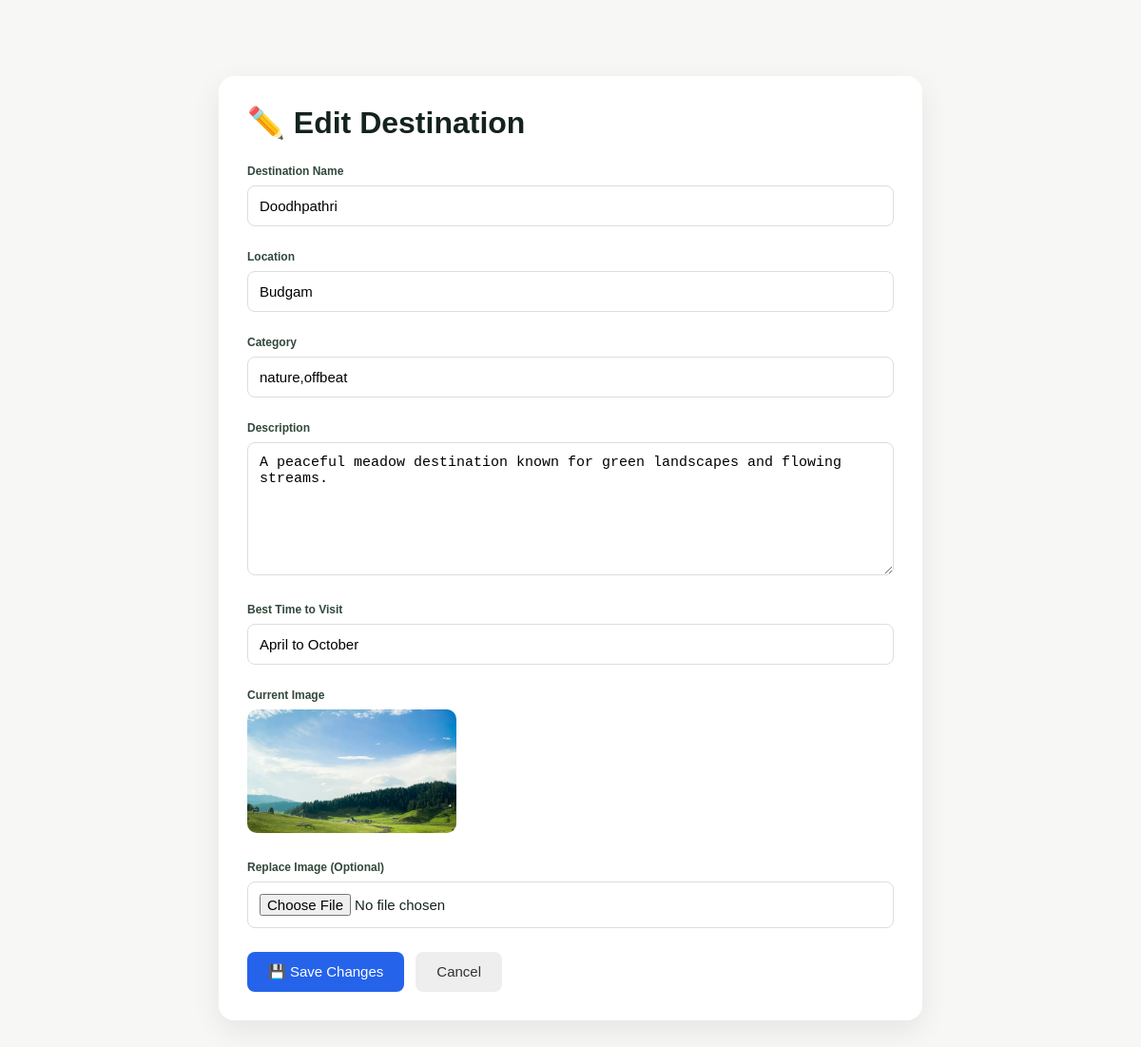
Page /admin/destinations/edit/5 (signed in) on the committed database.
### tables this page shows
CREATE TABLE destinations (

    id INTEGER PRIMARY KEY AUTOINCREMENT,

    name TEXT NOT NULL,

    location TEXT,

    category TEXT,

    description TEXT,

    image TEXT,

    best_time TEXT

);

### app.py (the view, shortened to what this page needs)
@app.route("/admin/destinations/edit/<int:destination_id>", methods=["GET", "POST"])
def edit_destination(destination_id):
    if not session.get("admin_logged_in"):
        return redirect(url_for("admin_login"))
    connection = get_db_connection()
    destination = connection.execute(
        "SELECT * FROM destinations WHERE id = ?",
        (destination_id,)
    ).fetchone()
    if destination is None:
        connection.close()
        return "Destination not found", 404
    connection.close()
    return render_template(
        "edit_destination.html",
        destination=destination
    )

### app.py (called while the page is built)
def get_db_connection():
    connection = sqlite3.connect(DATABASE)
    connection.row_factory = sqlite3.Row
    return connection

### templates/edit_destination.html (shortened to what this page needs)
<!DOCTYPE html>
<html lang="en">
<head>
    <link rel="stylesheet"
          href="{{ url_for('static', filename='css/style.css') }}">
</head>
<body>
<div class="edit-container">
    <div class="edit-card">
        <h1>✏️ Edit Destination</h1>
        <form method="POST"
              enctype="multipart/form-data">
            <div class="form-group">
                <label>Destination Name</label>
                <input
                    type="text"
                    name="name"
                    value="{{ destination['name'] }}"
                    required
                >
            </div>
            <div class="form-group">
                <label>Location</label>
                <input
                    type="text"
                    name="location"
                    value="{{ destination['location'] }}"
                    required
                >
            </div>
            <div class="form-group">
                <label>Category</label>
                <input
                    type="text"
                    name="category"
                    value="{{ destination['category'] }}"
                    required
                >
            </div>
            <div class="form-group">
                <label>Description</label>
                <textarea
                    name="description"
                    required
                >{{ destination['description'] }}</textarea>
            </div>
            <div class="form-group">
                <label>Best Time to Visit</label>
                <input
                    type="text"
                    name="best_time"
                    value="{{ destination['best_time'] }}"
                >
            </div>
            <div class="form-group">
                <label>Current Image</label>
                {% if destination['image'] %}
                <div class="current-image">
                    <img
                        src="{{ url_for(
                            'static',
                            filename='images/' + destination['image']
                        ) }}"
                        alt="{{ destination['name'] }}"
                    >
                </div>
                {% else %}
                <p>No image uploaded.</p>
                {% endif %}
            </div>
            <div class="form-group">
                <label>Replace Image (Optional)</label>
                <input
                    type="file"
                    name="image"
                    accept="image/*"
                >
            </div>
            <div class="button-row">
                <button
                    type="submit"
                    class="save-button"
                >
                    💾 Save Changes
                </button>
                <a
                    href="/admin"
                    class="cancel-button"
                >
                    Cancel
                </a>
            </div>
        </form>
    </div>
</div>
</body>
</html>

### static/css/style.css (style rules this page uses)
* { margin: 0; padding: 0; box-sizing: border-box; }
html { scroll-behavior: smooth; }
body { font-family: "DM Sans", sans-serif; color: #14231d; background: #f7f8f5; }
a { text-decoration: none; color: inherit; }
.form-group { margin-top: 25px; }
.form-group > label { display: block; margin-bottom: 10px; color: #31483b; font-size: 12px; font-weight: 700; }

### templates/edit_destination.html (style rules this page uses)
.edit-container { max-width: 800px; margin: 50px auto; padding: 30px; }
.edit-card { background: white; padding: 30px; border-radius: 16px; box-shadow: 0 10px 30px rgba(0,0,0,0.08); }
.edit-card h1 { margin-bottom: 25px; }
.form-group { margin-bottom: 20px; }
.form-group label { display: block; margin-bottom: 8px; font-weight: 600; }
.form-group input, .form-group textarea, .form-group select { width: 100%; padding: 12px; border: 1px solid #ddd; border-radius: 8px; font-size: 15px; box-sizing: border-box; }
.form-group textarea { min-height: 140px; resize: vertical; }
.current-image { margin-bottom: 15px; }
.current-image img { width: 220px; height: 130px; object-fit: cover; border-radius: 10px; }
.button-row { display: flex; gap: 12px; margin-top: 25px; }
.save-button, .cancel-button { padding: 12px 22px; border: none; border-radius: 8px; text-decoration: none; cursor: pointer; font-size: 15px; }
.save-button { background: #2563eb; color: white; }
.cancel-button { background: #eee; color: #333; }

### rows in the picture
destinations: name "Doodhpathri", location "Budgam", category "nature,offbeat", description "A peaceful meadow destination known for green landscapes and flowing streams.", best_time "April to October", image (picture)
